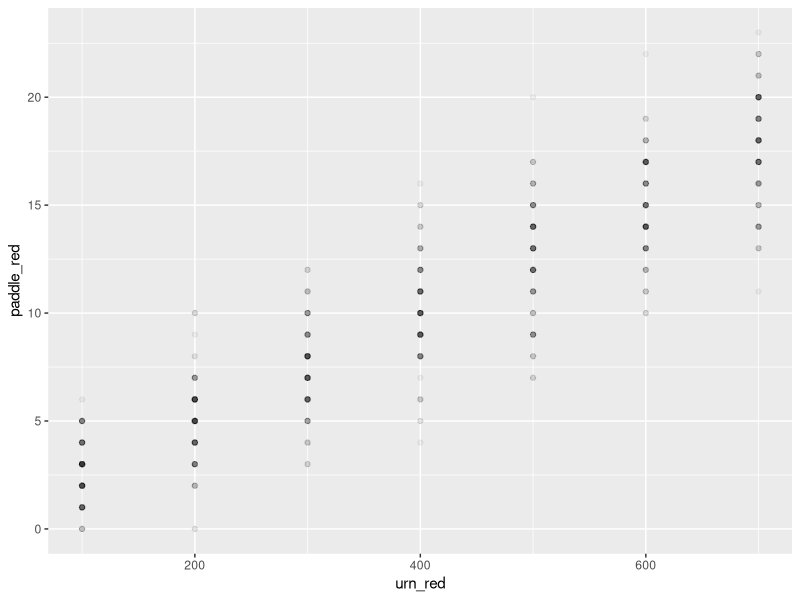
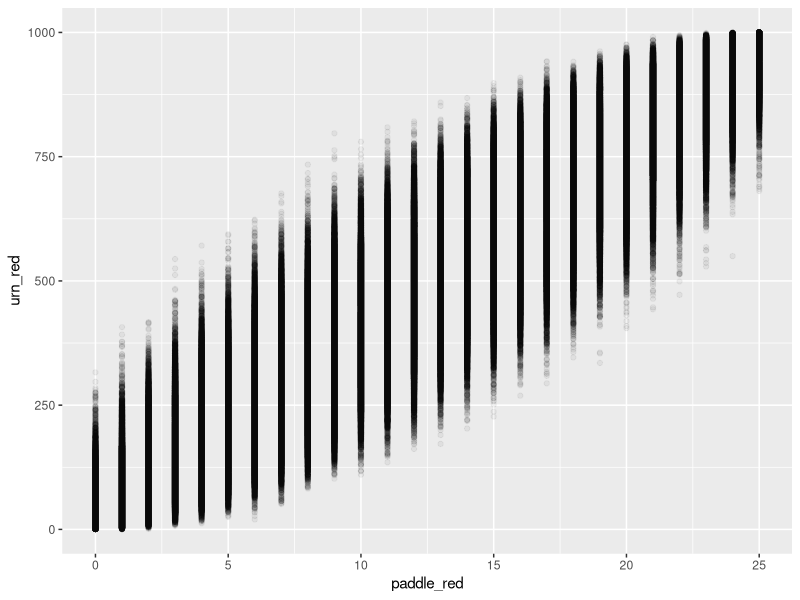
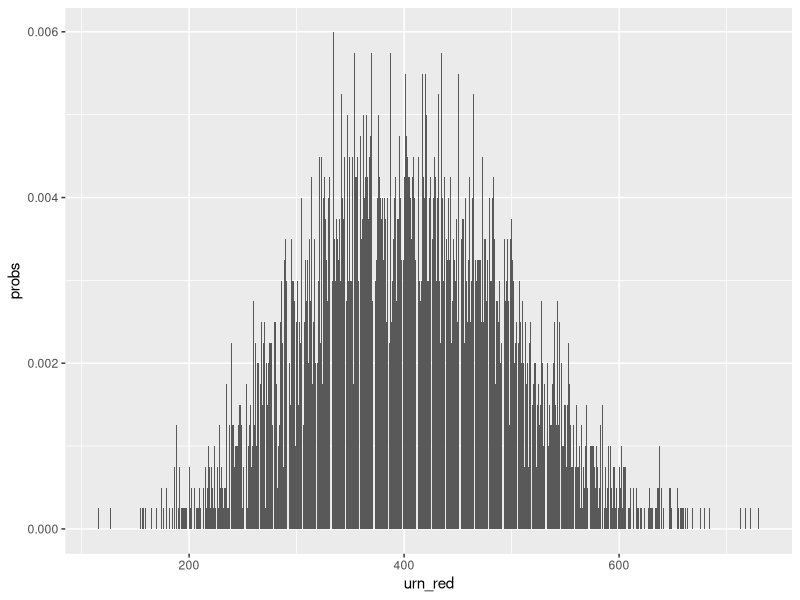

The R script that drew these images, in order:
## ---- chunk 1
knitr::opts_chunk$set(echo = FALSE)
library(tidyverse)

# Build an urn with 500 red beads, 490 blue beads, and 10 yellow beads. The urn
# should have two variables: ID and color. Mix up the beads in the urn randomly.
# That is, we don't want all the red beads to have ID 1 through 500 and so on.
# Sort the urn by ID.

beads <- c(rep("red", 500), rep("blue", 490), rep("yellow", 10))

urn <- tibble(ID = 1:1000,
              color = sample(beads))

# Using the book, where a very similar example is given, is highly recommended.
# But, this example is trickier than the book because you have to mix up the
# beads before you assign the `ID` values. If you don't tell sample() how many
# you want, it just gives you back everything, reordered. Try `sample(letters)`
# to see. (Note that `letters` is a built in object in R.)
              
## ---- chunk 2
tibble(urn_red = seq(100, 700, by = 100)) %>% 
  mutate(paddle_red = map(urn_red, ~ rbinom(n = 100, size = 25, prob = ./1000)), probs = urn_red / 1000) %>% 
  unnest(paddle_red) %>%
  #sample_n(10)
ggplot(aes(x = urn_red, y = paddle_red)) +
  geom_point(alpha = 0.05)

## ---- chunk 3
tibble(urn_red = c(1:1000)) %>% 
  mutate(paddle_red = map(urn_red, ~ rbinom(n = 1000, size = 25, prob = ./1000)), probs = urn_red / 1000) %>% 
  unnest(paddle_red) %>%
  
 ggplot(aes(x = paddle_red, y = urn_red)) +
   geom_point(alpha = 0.05)


## ---- chunk 4
tibble(urn_red = c(1:1000)) %>% 
  mutate(paddle_red = map(urn_red, ~ rbinom(n = 100, size = 25, prob = ./1000))) %>% 
  unnest(paddle_red) %>%
  filter(paddle_red == 10) %>%
  group_by(urn_red) %>%
  summarize(total = n(), .groups = "drop") %>%
  mutate(probs = total/sum(total)) %>%

 ggplot(aes(x = urn_red, y = probs)) +
   geom_col()
  
## ---- chunk 5
#original posterior
x <- tibble(urn_red = c(1:1000)) %>% 
  mutate(paddle_red = map(urn_red, ~ rbinom(n = 100, size = 25, prob = ./1000))) %>% 
  unnest(paddle_red) %>%
  filter(paddle_red == 10) %>%
  group_by(urn_red) %>%
  summarize(total = n(), .groups = "drop") %>%
  mutate(probs = total/sum(total))
  
  x %>%
  mutate(new_red = map(urn_red, 
                       ~ rbinom(n = 100, size = 20, prob = ./1000)), probs2 = urn_red / 1000) %>% 
  unnest(new_red) %>%
  mutate(res = ifelse(new_red > 3, TRUE, FALSE)) %>% 
  summarise(final = weighted.mean(res, probs)) 

